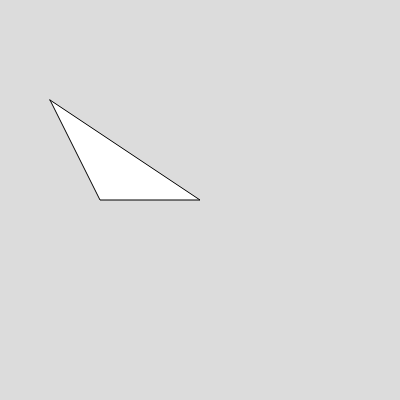
Frame 1 (no input)
Frame 60 (no input): identical to frame 1, image omitted
Frame 120 (the mouse pressed at the canvas centre since frame 60): identical to frame 1, image omitted

The p5.js sketch that drew this single still picture (run headless with seeded random() and noise() and a simulated clock; from frame 60 on, the mouse is pressed at the canvas centre):

// p5.js sketch
// ── sketch.js
function setup() {
    createCanvas(400, 400);
  }
  
  function draw() {
    background(220);
    
    beginShape();
    vertex(50, 100);
    vertex(200, 200);
    vertex(100, 200);
    endShape(CLOSE);
  }
  
